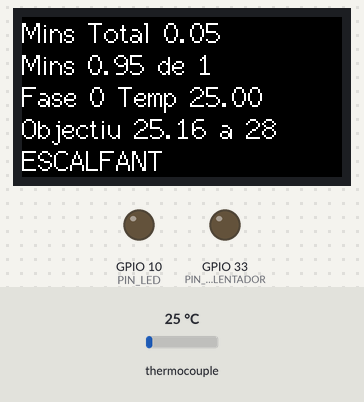
A sketch run on a simulated ESP32. On the bench: 160×80 colour display, output pins drawn as LEDs (lit = HIGH). Inputs (shaded band) come from the test bench; at power-on: thermocouple 25 °C.

Above: at 3.2 s.
At 4.3 s:
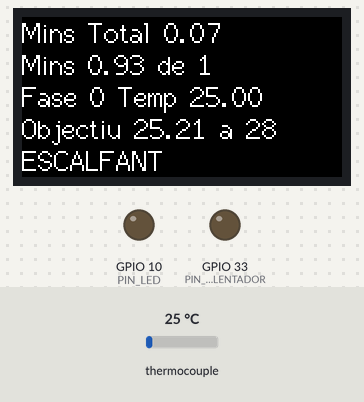
4.4 s: thermocouple set to 31 °C
At 6.0 s:
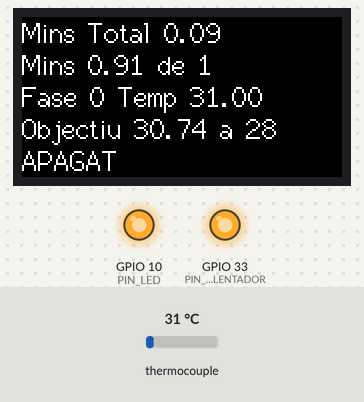
7.4 s: thermocouple set to 6 °C
At 8.9 s:
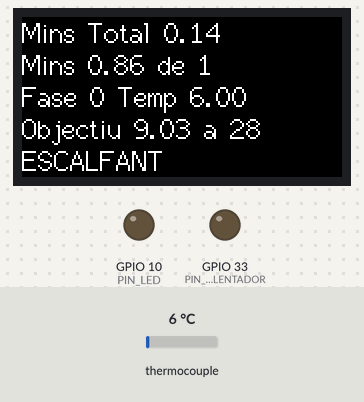
10.4 s: thermocouple set to 75 °C
At 61.0 s:
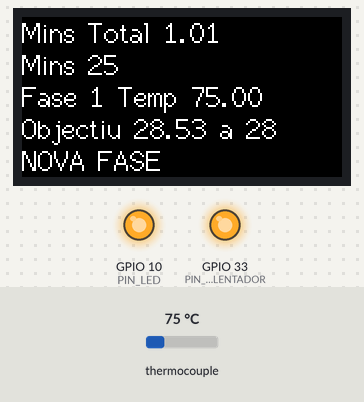
Timing chart, 0 to 62.5 s (numbered marks = the images above; inputs shaded):
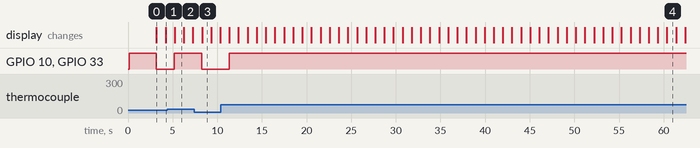

Measured:
- the behaviour switches between 27 and 28 °C on thermocouple (found by bisection; images 1 and 2)
- after the input at 4.4 s, GPIO 10 (PIN_LED), GPIO 33 (PIN_CALENTADOR): LOW → HIGH after 0.81 s; the display: changes after 0.83 s (image 2)
- after the input at 7.4 s, GPIO 10 (PIN_LED), GPIO 33 (PIN_CALENTADOR): HIGH → LOW after 0.87 s; the display: changes after 0.89 s (image 3)
- after the input at 10.4 s, GPIO 10 (PIN_LED), GPIO 33 (PIN_CALENTADOR): LOW → HIGH after 0.94 s; the display: first changes after 0.95 s (image 4 shows a later state)
- what the display in image 0 shows lasts 1.0 s, from 3.2 s to 4.2 s

The sketch:

TermostatCurat.ino
```cpp
#include <M5StickC.h>
#define USE_MAX31865

#ifdef USE_DHT11
#include "DHT.h"
#define PIN_TEMP 26
DHT dht(PIN_TEMP, DHT11);
#endif

#ifdef USE_MAX31865
#include <Adafruit_MAX31865.h>
// Use software SPI: CS, DI, DO, CLK
Adafruit_MAX31865 thermo = Adafruit_MAX31865(32, 0, 36, 26);
// The value of the Rref resistor. Use 430.0 for PT100 and 4300.0 for PT1000
#define RREF      430.0
// The 'nominal' 0-degrees-C resistance of the sensor
// 100.0 for PT100, 1000.0 for PT1000
#define RNOMINAL  104.0

#endif

//estat en que cal posar el pin per activar sortida (relé) (false pot ser on, o viceversa, segons circuit, per a PIN 10, LED, CALENTADOR_ON és false)
#define CALENTADOR_ON false

//PIN 10 és el led, pin 33 (?) per enviar senyal a relé
#define PIN_LED 10
#define PIN_CALENTADOR 33


float tempActual = -1;

int totalFases = 6;
//minuts per cada fase: rampa, meseta, rampa, meseta, etc...
int minsFase[] = {1, 25, 10, 10,15,30};
//temps per cada rampa, meseta (normalment, meseta manté temperatura d'anterior rampa)
//important: hi ha d'haver tants grau fase com mins fase = totalFases
int grausFase[] = {28,28,50,50,80,80};
int indexFase = 0;
long tempsIniciFase;
long tempsRestant ;
int grausObjectiu;
float grausIntermig;
bool warnFaseFreda;
bool warnError;
String msg = "ok";

void setup() {
  M5.begin();
  M5.Lcd.setRotation(3);
  M5.Lcd.fillScreen(TFT_GREEN);

  pinMode(PIN_LED, OUTPUT);//al M5, això ja es configura per defecte
  pinMode(PIN_CALENTADOR, OUTPUT);

#ifdef USE_DHT11
  dht.begin();
#endif
#ifdef USE_MAX31865
  thermo.begin(MAX31865_3WIRE);  // canviar a 2WIRE o 4WIRE segons calgui
#endif

  engegaCalentador(false);

  sleep(3);
}


void loop(){
  tempActual = preguntaTemp();

  if (indexFase < 0){
    if (M5.BtnB.isPressed() || M5.BtnA.isPressed()){
      indexFase = 0;
      tempsIniciFase = millis();
    }
  }
  else{
    grausObjectiu = grausFase[indexFase];

    long tempsFase = minsFase[indexFase] * 60 * 1000;//durada en millis de fase actual
    tempsRestant = (tempsIniciFase + tempsFase) - millis();

    if (tempActual != -666)
    if (tempsRestant < 0){
      if (tempActual >= grausObjectiu){
        indexFase++;
        if (indexFase >= totalFases){
          engegaCalentador(false);
          msg = "COMPLETAT";
        } else {
          tempsIniciFase = millis();
          msg = "NOVA FASE";
        }
        warnFaseFreda = false;
      } else{
        msg = "(!) ESCALFA EXTRA (!)";
        engegaCalentador(true);
        warnFaseFreda = true;
      }
    } else {

      int grausBase = tempActual;
      if (indexFase > 0)
        grausBase = grausFase[indexFase -1];

      //formula experimental. la idea és calcular la temperatura intermitja q hauríem de tenir en aquest moment de fase, per assegurar suau manteniment de la línia de temp
      grausIntermig = grausBase + (grausObjectiu - tempActual) * (1-tempsRestant/(float)tempsFase);
      if (tempActual < grausIntermig)
      {
        msg = "ESCALFANT";
        engegaCalentador(true);
      }
      else
      {
        msg = "APAGAT";
        engegaCalentador(false);
      }
    }
  }
  mostraDades();
  delay(1000);
}


void mostraDades(){
  //warnFaseFreda vol dir que la fase s'ha acabat
  //però no s'ha arribat a la temperatura objectiu
  //no es passarà de fase fins arribar-hi. mostrat amb fons blau
  M5.Lcd.fillScreen(warnFaseFreda? TFT_BLUE : TFT_BLACK);

  M5.Lcd.setCursor(0, 0, 2);
  M5.Lcd.setTextColor(warnError? TFT_RED : TFT_WHITE);
  M5.Lcd.setTextSize(1);

  M5.Lcd.print("Mins Total ");
  M5.Lcd.println((float)millis() / (60 * 1000));

  if (indexFase >= 0){
    M5.Lcd.print("Mins ");
    if (tempsRestant > 0){
      //M5.Lcd.print("Restant ");
      M5.Lcd.print((float)tempsRestant / (60 * 1000));
      M5.Lcd.print(" de ");
    }
    M5.Lcd.println(minsFase[indexFase]);

    M5.Lcd.print("Fase ");
    M5.Lcd.print(indexFase);
    M5.Lcd.print(" Temp ");
    M5.Lcd.println(tempActual);
    M5.Lcd.print("º");

    M5.Lcd.print("Objectiu ");
    M5.Lcd.print(grausIntermig);
    M5.Lcd.print("º a ");
    M5.Lcd.print(grausFase[indexFase]);
    M5.Lcd.println("º");
  }
  M5.Lcd.print(msg);
}
float preguntaTemp(){
#ifdef USE_DHT11
  return dht.readTemperature();
#endif
#ifdef USE_MAX31865
  msg = "ok";
  uint16_t rtd = thermo.readRTD();

  //Serial.print("RTD value: "); Serial.println(rtd);
  msg += rtd;
  msg += " ";
  float ratio = rtd;
  ratio /= 32768;
  //Serial.print("Ratio = "); Serial.println(ratio,8);
  //Serial.print("Resistance = "); Serial.println(RREF*ratio,8);
  //Serial.print("Temperature = "); Serial.println(thermo.temperature(RNOMINAL, RREF));
  //msg += RREF*ratio;
  //msg += " ";
  msg += thermo.temperature(RNOMINAL, RREF);
  //msg += " ";

  // Check and print any faults
  uint8_t fault = thermo.readFault();
  if (fault) {
    msg = "E ";
    //msg += rtd;
    //Serial.print("Fault 0x"); Serial.println(fault, HEX);
    //msg += "FAULT ";
    if (fault & MAX31865_FAULT_HIGHTHRESH) {
      msg += "RTD High Threshold";
      //Serial.println("RTD High Threshold");
    }
    if (fault & MAX31865_FAULT_LOWTHRESH) {
      msg += "RTD Low Threshold";
      }
    if (fault & MAX31865_FAULT_REFINLOW) {
      msg += "REFIN- > 0.85 x Bias";
    }
    if (fault & MAX31865_FAULT_REFINHIGH) {
      msg += "REFIN- < 0.85 x Bias - FORCE- open";
      //Serial.println("REFIN- < 0.85 x Bias - FORCE- open");
    }
    if (fault & MAX31865_FAULT_RTDINLOW) {
      msg += "RTDIN- < 0.85 x Bias - FORCE- open";
      //Serial.println("RTDIN- < 0.85 x Bias - FORCE- open");
    }
    if (fault & MAX31865_FAULT_OVUV) {
      msg += "Under/Over voltage";
      //Serial.println("Under/Over voltage");
    }
    thermo.clearFault();
    warnError = true;
    return -666;
  }
  return thermo.temperature(RNOMINAL, RREF);
#endif
}
void engegaCalentador(bool engega){
  if (engega){
    digitalWrite(PIN_CALENTADOR, CALENTADOR_ON);
#ifdef PIN_LED
    digitalWrite(PIN_LED, false);
#endif
  }else{
#ifdef PIN_LED
    digitalWrite(PIN_LED, true);
#endif
    digitalWrite(PIN_CALENTADOR, !CALENTADOR_ON);
  }
}
```
